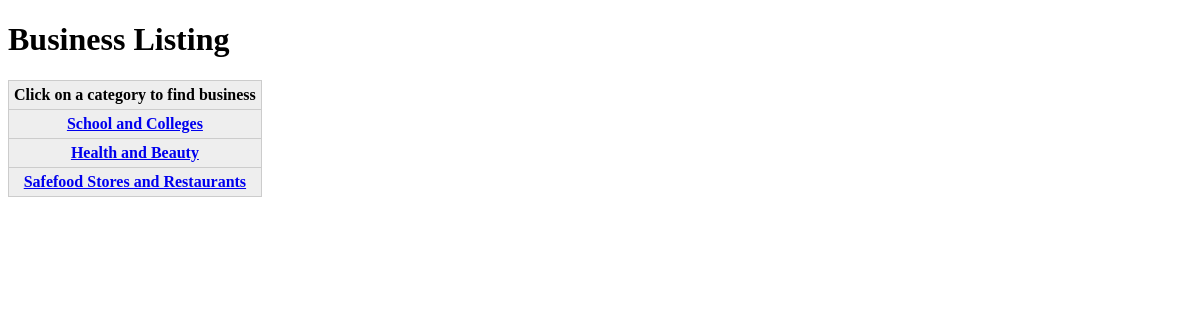
Page /Lab06/ex65/biz_listing.php on the committed database.
### tables this page shows
CREATE TABLE `Categories` (
  `CategoryID` int NOT NULL,
  `Title` varchar(255) NOT NULL,
  `Description` varchar(255) NOT NULL
);

### Lab06/ex65/biz_listing.php (the view, shortened to what this page needs)
<!DOCTYPE html>
<html lang="en">
    <head>
        <link rel="stylesheet" href="main.css">
    </head>
    <body>
        <?php
        $server = 'localhost';
        $user = 'phppgm';
        $pass = 'mypasswd';
        $mydb = 'business_service';
        $con = mysqli_connect($server, $user, $pass, $mydb);
        $sql = "SELECT CategoryID as catid ,Title FROM Categories";
        $result = mysqli_query($con, $sql);
        print '<h1>Business Listing</h1>';
        echo '<form method="GET" action="biz_listing.php">';
        echo '<div class="biz_list-container">';
        print '<div class = "container-categories">';
        if (mysqli_num_rows($result) > 0) {
            echo '<form method="GET" action="biz_listing.php">';
            echo '<table cellpadding="0" cellspacing="0" class="db-table">';
            echo '<tr><th>Click on a category to find business</th></tr>';
            while ($row = mysqli_fetch_assoc($result)) {
                foreach ($result as $cat) {
                    echo "<tr><th><a href=\"?cat_id={$cat['catid']}\"> {$cat['Title']} </a></th></tr>";
                }
            }
            echo '</table><br />';
            echo '</form>';
        }
        print '</div>';
        ?>
    </body>
</html>

### Lab06/ex65/main.css (style rules this page uses)
.biz_list-container { display: flex; }
table.db-table { border-right:1px solid #ccc; border-bottom:1px solid #ccc; }
table.db-table th { background:#eee; padding:5px; border-left:1px solid #ccc; border-top:1px solid #ccc; }

### rows in the picture
categories: Title "School and Colleges"
categories: Title "Health and Beauty"
categories: Title "Safefood Stores and Restaurants"
